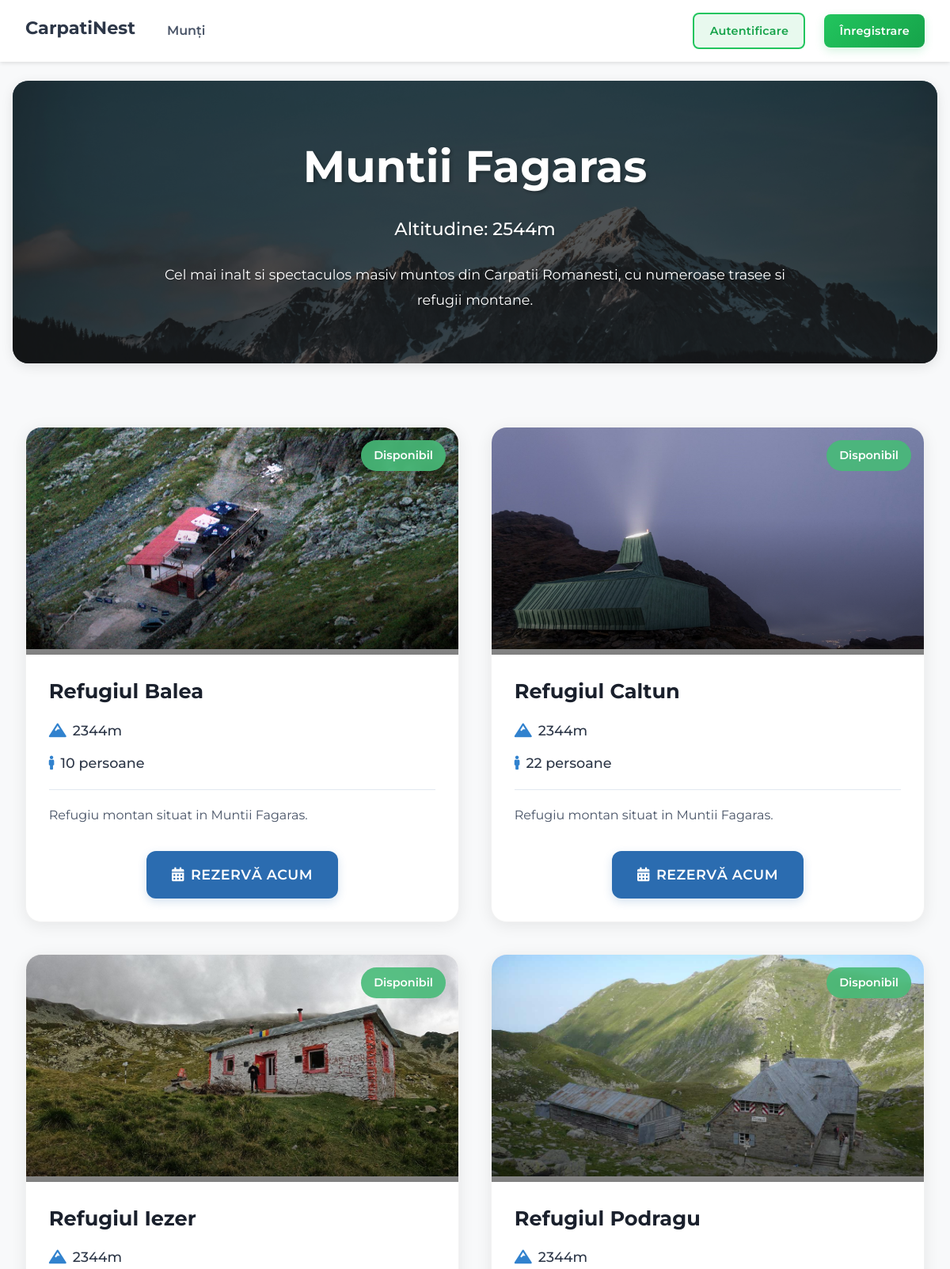
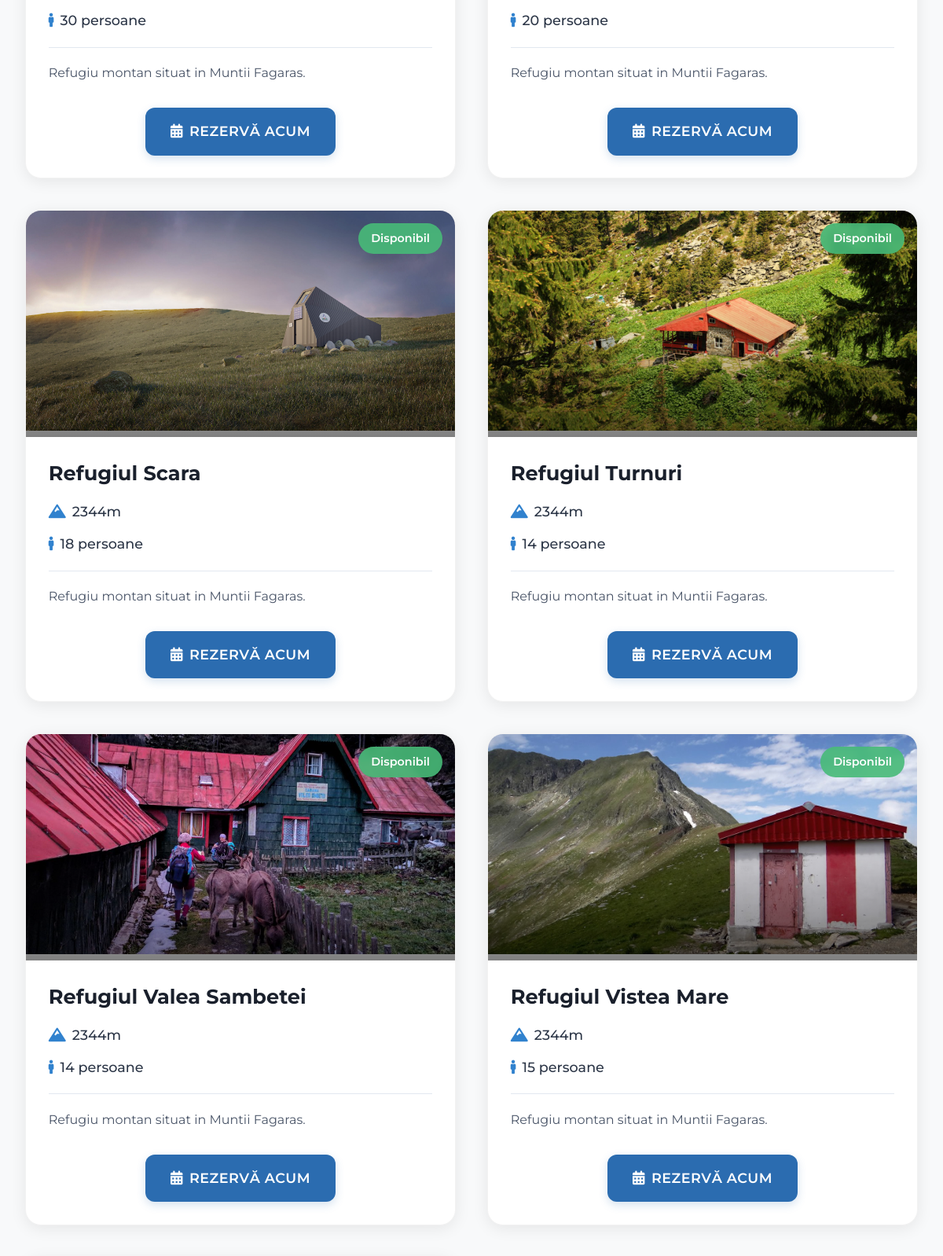
The app's page /mountain/65/refuges/ (upper part) with its own data (2 pictures, top to bottom).
### CarpatiNest_app/models.py (models this page shows, shortened)
class Mountain(models.Model):
    CATEGORY_CHOICES = [
        ('carpati_meridionali', 'Carpații Meridionali'),
        ('carpati_orientali', 'Carpații Orientali'),
        ('carpati_occidentali', 'Carpații Occidentali'),
    ]
    name = models.CharField(max_length=100, verbose_name='Nume munte')
    description = models.TextField(verbose_name='Descriere')
    altitude = models.IntegerField(verbose_name='Altitudine (m)')
    category = models.CharField(
        max_length=50,
        choices=CATEGORY_CHOICES,
        verbose_name='Categorie',
        default='carpati_meridionali'
    )
    image = models.ImageField(upload_to='mountains/', verbose_name='Imagine', null=True, blank=True)
    class Meta:
        verbose_name = 'Munte'
        verbose_name_plural = 'Munți'
        ordering = ['-altitude']  # Sort by altitude descending

class Refuge(models.Model):
    name = models.CharField(max_length=100, verbose_name='Nume refugiu')
    mountain = models.ForeignKey(Mountain, on_delete=models.CASCADE, related_name='refuges', verbose_name='Munte')
    description = models.TextField(verbose_name='Descriere', blank=True, null=True)
    altitude = models.IntegerField(verbose_name='Altitudine (m)', null=True, blank=True)
    image = models.ImageField(upload_to='refuges/', verbose_name='Imagine', null=True, blank=True)
    capacity = models.IntegerField(verbose_name='Capacitate', default=10)
    latitude = models.FloatField(verbose_name='Latitudine', null=True, blank=True,
                                help_text='Coordonata latitudine pentru refugiu')
    longitude = models.FloatField(verbose_name='Longitudine', null=True, blank=True,
                                 help_text='Coordonata longitudine pentru refugiu')
    class Meta:
        verbose_name = 'Refugiu'
        verbose_name_plural = 'Refugii'
        ordering = ['mountain', 'name']

### CarpatiNest_app/views.py (the view)
# urls.py: path('mountain/<int:mountain_id>/refuges/', views.mountain_refuges, name='mountain_refuges'),
def mountain_refuges(request, mountain_id):
    mountain = get_object_or_404(Mountain, id=mountain_id)
    refuges = Refuge.objects.filter(mountain=mountain)
    context = {
        'mountain': mountain,
        'refuges': refuges
    }
    return render(request, 'refuges.html', context)

### CarpatiNest_app/templates/refuges.html (shortened to what this page needs)
{% extends 'base.html' %}
{% load static %}
{% block extra_css %}
<link rel="stylesheet" href="https://cdnjs.cloudflare.com/ajax/libs/font-awesome/5.15.4/css/all.min.css">
<link rel="stylesheet" href="{% static 'css/refuges.css' %}" />
{% endblock %}
{% block content %}
<div class="refuges-container">
    <div class="mountain-header">
        <h1>{{ mountain.name }}</h1>
        <p class="mountain-info">Altitudine: {{ mountain.altitude }}m</p>
        <p class="mountain-description">{{ mountain.description }}</p>
    </div>    <div class="refuges-grid">
        {% for refuge in refuges %}
        <div class="refuge-card">
            <div class="refuge-image-container">
                {% if refuge.image %}
                <img src="{{ refuge.image.url }}" alt="{{ refuge.name }}" class="refuge-image">
                {% else %}
                <img src="{% static 'images/default-refuge.jpg' %}" alt="{{ refuge.name }}" class="refuge-image">
                {% endif %}
            </div>
            <div class="refuge-info">
                <h2>{{ refuge.name }}</h2>
                <p class="altitude">{{ refuge.altitude }}m</p>
                <p class="capacity">{{ refuge.capacity }} persoane</p>
                <p class="description">{{ refuge.description }}</p>
                <div class="booking-button">
                    <a href="{% url 'CarpatiNest_app:booking' refuge.id %}" class="btn btn-primary">
                        Rezervă acum
                    </a>
                </div>
            </div>
        </div>
        {% endfor %}
    </div>
</div>
{% endblock %}

### CarpatiNest_app/static/css/style.css (style rules this page uses)
* { margin: 0; padding: 0; box-sizing: border-box; }
body { font-family: "Montserrat", sans-serif; line-height: 1.6; color: #333; padding-top: 70px; }
.btn { display: inline-block; padding: 1rem 2rem; background-color: #2ecc71; color: white; text-decoration: none; border-radius: 5px; transition: background-color 0.3s; font-weight: 600; }

### CarpatiNest_app/static/css/refuges.css (style rules this page uses)
.refuges-container { max-width: 1400px; margin: 0 auto; padding: 2rem 1rem; background-color: #f8f9fa; min-height: 100vh; }
.mountain-header { text-align: center; margin-bottom: 4rem; padding: 4rem 2rem; background-color: #2d3748; position: relative; border-radius: 20px; color: white; overflow: hidden; box-shadow: 0 4px 15px rgba(0, 0, 0, 0.1); }
.mountain-header::before { content: ''; position: absolute; top: 0; left: 0; right: 0; bottom: 0; background-image: url('/static/images/mountain-bg.jpg'); background-size: cover; background-position: center; opacity: 0.6; z-index: 0; }
.mountain-header::after { content: ''; position: absolute; top: 0; left: 0; width: 100%; height: 100%; background: rgba(0, 0, 0, 0.5); z-index: 1; }
.mountain-header h1, .mountain-header .mountain-info, .mountain-header .mountain-description { position: relative; z-index: 2; }
.mountain-header h1 { font-size: 3.5rem; margin-bottom: 1rem; text-shadow: 2px 2px 4px rgba(0, 0, 0, 0.3); font-weight: 700; }
.mountain-info { font-size: 1.4rem; font-weight: 500; margin-bottom: 1.5rem; text-shadow: 1px 1px 2px rgba(0, 0, 0, 0.3); }
.mountain-description { max-width: 800px; margin: 0 auto; line-height: 1.8; font-size: 1.1rem; text-shadow: 1px 1px 2px rgba(0, 0, 0, 0.3); }
.refuges-grid { display: grid; grid-template-columns: repeat(auto-fit, minmax(380px, 1fr)); gap: 2.5rem; padding: 1rem; }
.refuge-card { background: white; border-radius: 20px; box-shadow: 0 4px 20px rgba(0, 0, 0, 0.08); overflow: hidden; transition: all 0.4s ease; border: 1px solid rgba(0, 0, 0, 0.05); position: relative; animation: fadeInUp 0.6s ease-out forwards; opacity: 0; }
.refuge-image { width: 100%; height: 280px; object-fit: cover; transition: transform 0.6s ease; }
.refuge-image-container { position: relative; overflow: hidden; }
.refuge-image-container::after { content: ''; position: absolute; bottom: 0; left: 0; width: 100%; height: 60%; background: linear-gradient(to top, rgba(0, 0, 0, 0.5), transparent); pointer-events: none; }
.refuge-info { padding: 1.8rem; }
.refuge-info h2 { color: #1a202c; font-size: 1.6rem; margin-bottom: 1.2rem; font-weight: 700; line-height: 1.3; }
.refuge-info p { margin-bottom: 0.8rem; line-height: 1.6; }
.altitude, .capacity, .location { color: #2d3748; font-weight: 500; display: flex; align-items: center; gap: 0.5rem; font-size: 1.1rem; }
.altitude::before, .capacity::before, .location::before { font-family: 'Font Awesome 5 Free'; font-weight: 900; color: #3182ce; }
.altitude::before { content: '\f6fc'; }
.capacity::before { content: '\f183'; }
.description { color: #4a5568; margin-top: 1.2rem; font-size: 1rem; line-height: 1.7; border-top: 1px solid #e2e8f0; padding-top: 1.2rem; }
.booking-button { margin-top: 2rem; text-align: center; position: relative; }
.btn-primary { display: inline-flex; align-items: center; gap: 0.5rem; padding: 1rem 2rem; background: #2b6cb0; color: white; text-decoration: none; border: none; border-radius: 12px; font-weight: 600; font-size: 1.1rem; transition: all 0.3s ease; text-transform: uppercase; letter-spacing: 0.5px; box-shadow: 0 4px 12px rgba(43, 108, 176, 0.2); }
.btn-primary::before { content: '\f073'; font-family: 'Font Awesome 5 Free'; font-weight: 900; }
.refuge-card::before { content: 'Disponibil'; position: absolute; top: 1rem; right: 1rem; background: rgba(72, 187, 120, 0.9); color: white; padding: 0.5rem 1rem; border-radius: 20px; font-size: 0.9rem; font-weight: 600; z-index: 1; backdrop-filter: blur(4px); }
.refuge-card { animation: fadeInUp 0.6s ease-out forwards; opacity: 0; }
.refuge-card:nth-child(1) { animation-delay: 0s; }
.refuge-card:nth-child(2) { animation-delay: 0.1s; }
.refuge-card:nth-child(3) { animation-delay: 0.2s; }
.refuge-card:nth-child(4) { animation-delay: 0.3s; }
.refuge-card:nth-child(5) { animation-delay: 0.4s; }
.refuge-card:nth-child(6) { animation-delay: 0.5s; }
.refuge-card:nth-child(7) { animation-delay: 0.6s; }
.refuge-card:nth-child(8) { animation-delay: 0.7s; }

### records on screen
Mountain: name "Muntii Fagaras", altitude "2544", description "Cel mai inalt si spectaculos masiv muntos din Carpatii Romanesti, cu numeroase trasee si refugii montane."
Refuge: image (picture), name "Refugiul Balea", altitude "2344", capacity "10", description "Refugiu montan situat in Muntii Fagaras."
Refuge: image (picture), name "Refugiul Caltun", altitude "2344", capacity "22", description "Refugiu montan situat in Muntii Fagaras."
Refuge: image (picture), name "Refugiul Iezer", altitude "2344", capacity "30", description "Refugiu montan situat in Muntii Fagaras."
Refuge: image (picture), name "Refugiul Podragu", altitude "2344", capacity "20", description "Refugiu montan situat in Muntii Fagaras."
Refuge: image (picture), name "Refugiul Scara", altitude "2344", capacity "18", description "Refugiu montan situat in Muntii Fagaras."
Refuge: image (picture), name "Refugiul Turnuri", altitude "2344", capacity "14", description "Refugiu montan situat in Muntii Fagaras."
Refuge: image (picture), name "Refugiul Valea Sambetei", altitude "2344", capacity "14", description "Refugiu montan situat in Muntii Fagaras."
Refuge: image (placeholder picture), name "Refugiul Vistea Mare", altitude "2344", capacity "15", description "Refugiu montan situat in Muntii Fagaras."
